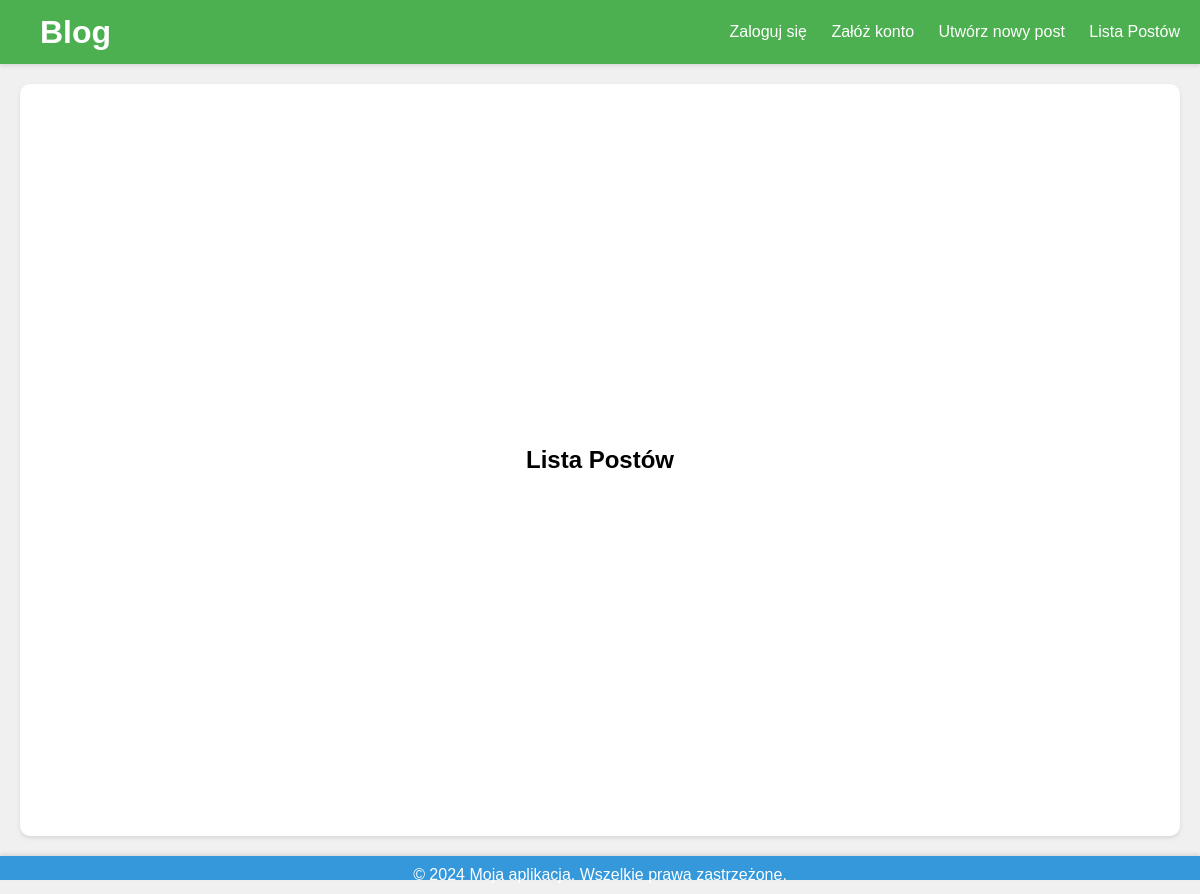
Before: /posty/ with the older database file.
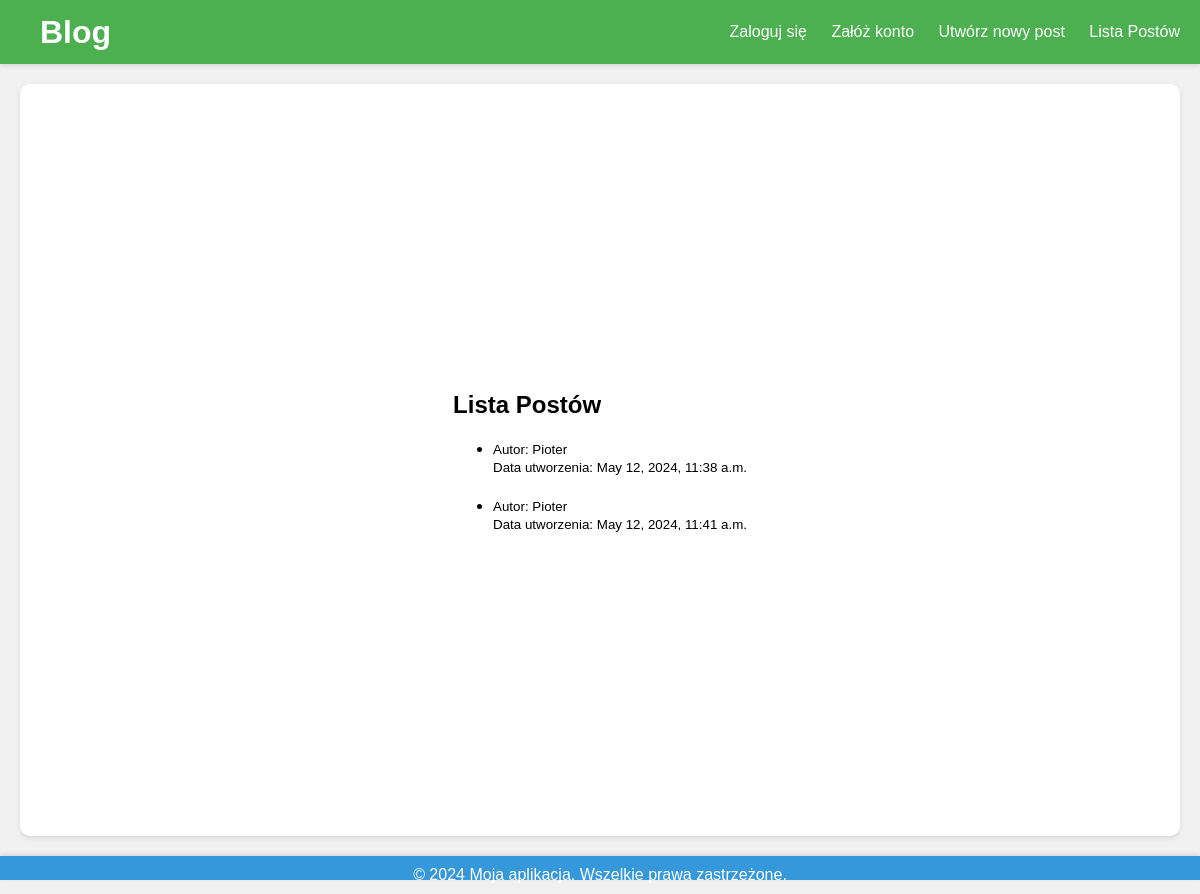
After: the same page with the newer database file.
### mainapp/models.py (models this page shows, shortened)
class Post(models.Model):
    tytul = models.CharField(max_length=200)
    tresc = models.TextField()
    data_utworzenia = models.DateTimeField(auto_now_add=True)
    autor = models.ForeignKey(User, on_delete=models.CASCADE)
    dostep = models.CharField(max_length=20, choices=[('Publiczny', 'Publiczny'), ('Ograniczony', 'Ograniczony')])
    haslo_dostepu = models.CharField(max_length=100, blank=True, null=True)

### mainapp/views.py (the view)
# urls.py: path('posty/', views.post_list, name='post_list'),
def post_list(request):
    posts = Post.objects.all()
    return render(request, './post/post_list.html', {'posts': posts})

### mainapp/templates/post/post_list.html (shortened to what this page needs)
{% extends "base.html" %}
{% block content %}
<div class="container mt-5">
  <div class="row justify-content-center">
    <div class="col-md-8">
      <h2>Lista Postów</h2>
      <ul class="list-group mt-3">
        {% for post in posts %}
        <li class="list-group-item">
          <small>Autor: {{ post.autor }}</small>
          <br>
          <small>Data utworzenia: {{ post.data_utworzenia }}</small>
        </li>
        {% endfor %}
      </ul>
    </div>
  </div>
</div>
{% endblock %}

### mainapp/templates/base.html (shortened to what this page needs)
<!DOCTYPE html>
<html lang="en">
<head>
</head>
<body>
    <div class="NavBar">
        <a href="{% url 'index' %}" style="text-decoration: none; color: white;">
            <h1>Blog</h1>
        </a>
        <div>
            <a href="{% url 'login' %}">Zaloguj się</a>
            <a href="{% url 'signup' %}">Załóż konto</a>
            <a href="{% url 'createpost' %}">Utwórz nowy post</a>
            <a href="{% url 'post_list' %}">Lista Postów</a>
        </div>
    </div>
    <div class="maincontent">
        {% block content %}cos{% endblock %}
    </div>
    <div class="footer">
        <p>© 2024 Moja aplikacja. Wszelkie prawa zastrzeżone.</p>
    </div>
</body>
</html>

### mainapp/templates/base.html (style rules this page uses)
body { margin: 0; padding: 0; font-family: Arial, sans-serif; background-color: #f0f0f0; }
.NavBar { height: 8vh; background-color: #4CAF50; display: flex; justify-content: space-between; align-items: center; padding: 0 20px; box-shadow: 0 2px 4px rgba(0, 0, 0, 0.1); }
.NavBar h1 { margin: 0; color: white; }
.NavBar a { color: white; text-decoration: none; margin-left: 20px; }
.maincontent { height: 89vh; background-color: #FFFFFF; display: flex; justify-content: center; align-items: center; border-radius: 10px; box-shadow: 0 2px 4px rgba(0, 0, 0, 0.1); margin: 20px; padding: 20px; }
.footer { height: 3vh; background-color: #3498DB; box-shadow: 0 -2px 4px rgba(0, 0, 0, 0.1); }
.footer p { margin: 0; color: white; text-align: center; padding: 10px 0; }

Changed rows visible on the page:
added Post: autor "Pioter", data_utworzenia "May 12, 2024, 11:38 a.m."
added Post: autor "Pioter", data_utworzenia "May 12, 2024, 11:41 a.m."
